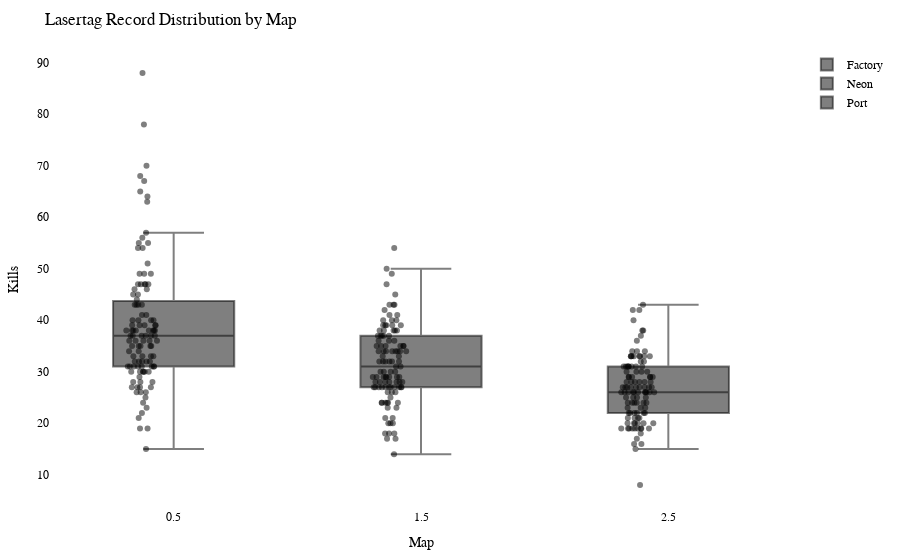

Write notebook code for a chart like this one.
### Code cell
import plotly.graph_objects as go
import plotly.io as pio

df = getRecordsDataframe(minigame="Lasertag")

# Calculate the offset for centering the data points
num_columns = len(df.columns)
offset = 0.5

# Create a Swarm plot using Plotly
fig = go.Figure()

for i, column in enumerate(df.columns):
    x_values = [i + offset] * len(df[column])  # Adjust x-values with offset for horizontal centering
    fig.add_trace(go.Box(x=x_values,
                         y=df[column],
                         name=column,
                         boxpoints='all',
                         pointpos=-0.5,  # Adjust point position to prevent overlapping
                         marker=dict(color='rgba(0,0,0,0.5)', size=6),  # Adjust marker color and size
                         hovertext=df.index,
                         hoverinfo='text+y'))

fig.update_layout(title="Lasertag Record Distribution by Map",
                  xaxis=dict(title="Map"),
                  yaxis=dict(title="Kills"),
                  showlegend=True,
                  font=dict(family="Arial", size=12, color="black"),  # Customize font
                  plot_bgcolor="white",  # Set background color
                  margin=dict(l=50, r=50, t=50, b=50),  # Adjust margins for better layout
                  )

pio.show(fig)

pio.write_html(fig, "out/laser_swarm_plot.html")

### Figure 1 — Plotly figure (JSON) as saved in the notebook; plotly's stock layout.template omitted (floating-point values rounded to 4 significant figures)
{"data": [{"boxpoints": "all", "hoverinfo": "text+y", "hovertext": ["20LeRe10", "2wc", "agowskyy", "Allooy", "Anni808", "Axollotel", "bawskey", "BusinessBent", "ByNetherdude", "byTobi", "cediiiiii_10", "Chander24", "Chrisi20101", "CML_Justin", "crocodile1870", "cxl1lo", "DarkCobweb", "deadfiight", "DerBaumIstDerWeg", "Dokkkkko", "Ex4cted", "Falke23_5", "Feinberg", "ffawks", "Fflopse", "ForceFox", "Freeeedom", "frutigall", "GamemasterNiki", "GeneralEnte06", "Gerrygames", "Gobo9", "GrafikKatze", "Grapfen", "Gummibearchen", "H1ghsay", "h4nnes", "Harold_Sensemann", "HeIsJustAPoorBoy", "HerrDante", "Jan2220", "JennieKim", "jimmi1410", "JOW23", "Joy_8oy", "juvona", "KakaMC", "Kanickelul", "Keenaai", "Kokochampi", "Kokochampo", "Kopfradio", "Krusti", "Kyuudo", "La_meleagro", "LeWi_100", "Lingex", "lizsyy", "LordAlexos", "loukrativ", "Lubottus", "Luis_XYZ", "M0orey_0", "marbrueck", "Martomias", "Mincheeen", "miridis41", "MrNulfred", "Mvsk_", "myshq", "Nexilus", "Ninivee", "officialryzon", "Oronor", "PedroZockt", "Picutar", "PixlNight", "PolizeiDreamy", "Radattel", "Radiokopf", "Raefinzs", "ReichesBrot", "revolverz", "Ritokii", "Sackkerl", "SB387", "ScreamingBlatz", "Sebi1801", "Seemops_8", "Sey__", "Shiewk", "SiLoHB", "Snitcherella", "SpeckyCut", "StaudammAusHolz", "TheBreadHD", "TheFabo", "Tomiokey", "twitchparaskiill", "Txlentierter", "T_Niko_T", "Umgfoin", "WachtelWachtel", "WirdNichtGeladen", "Wissender", "xBaumeisterin", "xX_Dima_ggg_Xx6", "xX_Masha_ggg_Xx9", "yzvm", "_n3d", "_Waldi_"], "marker": {"color": "rgba(0,0,0,0.5)", "size": 6}, "name": "Factory", "pointpos": -0.5, "type": "box", "x": [0.5, 0.5, 0.5, 0.5, 0.5, 0.5, 0.5, 0.5, 0.5, 0.5, 0.5, 0.5, 0.5, 0.5, 0.5, 0.5, 0.5, 0.5, 0.5, 0.5, 0.5, 0.5, 0.5, 0.5, 0.5, 0.5, 0.5, 0.5, 0.5, 0.5, 0.5, 0.5, 0.5, 0.5, 0.5, 0.5, 0.5, 0.5, 0.5, 0.5, 0.5, 0.5, 0.5, 0.5, 0.5, 0.5, 0.5, 0.5, 0.5, 0.5, 0.5, 0.5, 0.5, 0.5, 0.5, 0.5, 0.5, 0.5, 0.5, 0.5, 0.5, 0.5, 0.5, 0.5, 0.5, 0.5, 0.5, 0.5, 0.5, 0.5, 0.5, 0.5, 0.5, 0.5, 0.5, 0.5, 0.5, 0.5, 0.5, 0.5, 0.5, 0.5, 0.5, 0.5, 0.5, 0.5, 0.5, 0.5, 0.5, 0.5, 0.5, 0.5, 0.5, 0.5, 0.5, 0.5, 0.5, 0.5, 0.5, 0.5, 0.5, 0.5, 0.5, 0.5, 0.5, 0.5, 0.5, 0.5, 0.5, 0.5, 0.5], "y": [26, 68, 39, 31, 26, 37, 63, 38, 31, 36, 55, 27, 33, 39, 27, 22, 39, 32, 35, 28, 78, 38, 26, 55, 70, 34, 38, 57, 31, 36, 47, 47, 40, 43, 45, 31, 67, 43, 39, 88, 38, 47, 30, 65, 27, 21, 40, 15, 33, 37, 37, 19, 49, 37, 24, 35, 38, 49, 43, 19, 37, 32, 30, 45, 46, 38, 54, 34, 31, 54, 38, 31, 25, 40, 47, 37, 29, 36, 35, 32, 28, 40, 39, 56, 43, 30, 38, 33, 30, 49, 32, 30, 28, 30, 35, 35, 64, 36, 46, 31, 44, 32, 41, 41, 31, 36, 27, 23, 51, 47, 33]}, {"boxpoints": "all", "hoverinfo": "text+y", "hovertext": ["20LeRe10", "2wc", "agowskyy", "Allooy", "Anni808", "Axollotel", "bawskey", "BusinessBent", "ByNetherdude", "byTobi", "cediiiiii_10", "Chander24", "Chrisi20101", "CML_Justin", "crocodile1870", "cxl1lo", "DarkCobweb", "deadfiight", "DerBaumIstDerWeg", "Dokkkkko", "Ex4cted", "Falke23_5", "Feinberg", "ffawks", "Fflopse", "ForceFox", "Freeeedom", "frutigall", "GamemasterNiki", "GeneralEnte06", "Gerrygames", "Gobo9", "GrafikKatze", "Grapfen", "Gummibearchen", "H1ghsay", "h4nnes", "Harold_Sensemann", "HeIsJustAPoorBoy", "HerrDante", "Jan2220", "JennieKim", "jimmi1410", "JOW23", "Joy_8oy", "juvona", "KakaMC", "Kanickelul", "Keenaai", "Kokochampi", "Kokochampo", "Kopfradio", "Krusti", "Kyuudo", "La_meleagro", "LeWi_100", "Lingex", "lizsyy", "LordAlexos", "loukrativ", "Lubottus", "Luis_XYZ", "M0orey_0", "marbrueck", "Martomias", "Mincheeen", "miridis41", "MrNulfred", "Mvsk_", "myshq", "Nexilus", "Ninivee", "officialryzon", "Oronor", "PedroZockt", "Picutar", "PixlNight", "PolizeiDreamy", "Radattel", "Radiokopf", "Raefinzs", "ReichesBrot", "revolverz", "Ritokii", "Sackkerl", "SB387", "ScreamingBlatz", "Sebi1801", "Seemops_8", "Sey__", "Shiewk", "SiLoHB", "Snitcherella", "SpeckyCut", "StaudammAusHolz", "TheBreadHD", "TheFabo", "Tomiokey", "twitchparaskiill", "Txlentierter", "T_Niko_T", "Umgfoin", "WachtelWachtel", "WirdNichtGeladen", "Wissender", "xBaumeisterin", "xX_Dima_ggg_Xx6", "xX_Masha_ggg_Xx9", "yzvm", "_n3d", "_Waldi_"], "marker": {"color": "rgba(0,0,0,0.5)", "size": 6}, "name": "Neon", "pointpos": -0.5, "type": "box", "x": [1.5, 1.5, 1.5, 1.5, 1.5, 1.5, 1.5, 1.5, 1.5, 1.5, 1.5, 1.5, 1.5, 1.5, 1.5, 1.5, 1.5, 1.5, 1.5, 1.5, 1.5, 1.5, 1.5, 1.5, 1.5, 1.5, 1.5, 1.5, 1.5, 1.5, 1.5, 1.5, 1.5, 1.5, 1.5, 1.5, 1.5, 1.5, 1.5, 1.5, 1.5, 1.5, 1.5, 1.5, 1.5, 1.5, 1.5, 1.5, 1.5, 1.5, 1.5, 1.5, 1.5, 1.5, 1.5, 1.5, 1.5, 1.5, 1.5, 1.5, 1.5, 1.5, 1.5, 1.5, 1.5, 1.5, 1.5, 1.5, 1.5, 1.5, 1.5, 1.5, 1.5, 1.5, 1.5, 1.5, 1.5, 1.5, 1.5, 1.5, 1.5, 1.5, 1.5, 1.5, 1.5, 1.5, 1.5, 1.5, 1.5, 1.5, 1.5, 1.5, 1.5, 1.5, 1.5, 1.5, 1.5, 1.5, 1.5, 1.5, 1.5, 1.5, 1.5, 1.5, 1.5, 1.5, 1.5, 1.5, 1.5, 1.5, 1.5], "y": [20, 38, 34, 30, 27, 35, 32, 28, 29, 26, 41, 17, 29, 38, 27, 17, 39, 28, 38, 18, 39, 34, 21, 49, 45, 20, 36, 36, 28, 27, 39, 43, 34, 40, 35, 28, 34, 29, 37, 50, 31, 28, 23, 43, 25, 18, 37, 24, 29, 21, 34, 18, 35, 27, 20, 32, 30, 36, 32, 14, 39, 23, 27, 32, 28, 41, 35, 28, 40, 38, 27, 29, null, 40, 43, 32, 27, 29, 27, 27, 29, 35, 47, 34, 31, 24, 38, 32, 30, 27, 26, 24, 27, 24, 34, 35, 54, 37, 39, null, 26, 30, 37, 33, 34, 24, 29, 24, 42, 37, 33]}, {"boxpoints": "all", "hoverinfo": "text+y", "hovertext": ["20LeRe10", "2wc", "agowskyy", "Allooy", "Anni808", "Axollotel", "bawskey", "BusinessBent", "ByNetherdude", "byTobi", "cediiiiii_10", "Chander24", "Chrisi20101", "CML_Justin", "crocodile1870", "cxl1lo", "DarkCobweb", "deadfiight", "DerBaumIstDerWeg", "Dokkkkko", "Ex4cted", "Falke23_5", "Feinberg", "ffawks", "Fflopse", "ForceFox", "Freeeedom", "frutigall", "GamemasterNiki", "GeneralEnte06", "Gerrygames", "Gobo9", "GrafikKatze", "Grapfen", "Gummibearchen", "H1ghsay", "h4nnes", "Harold_Sensemann", "HeIsJustAPoorBoy", "HerrDante", "Jan2220", "JennieKim", "jimmi1410", "JOW23", "Joy_8oy", "juvona", "KakaMC", "Kanickelul", "Keenaai", "Kokochampi", "Kokochampo", "Kopfradio", "Krusti", "Kyuudo", "La_meleagro", "LeWi_100", "Lingex", "lizsyy", "LordAlexos", "loukrativ", "Lubottus", "Luis_XYZ", "M0orey_0", "marbrueck", "Martomias", "Mincheeen", "miridis41", "MrNulfred", "Mvsk_", "myshq", "Nexilus", "Ninivee", "officialryzon", "Oronor", "PedroZockt", "Picutar", "PixlNight", "PolizeiDreamy", "Radattel", "Radiokopf", "Raefinzs", "ReichesBrot", "revolverz", "Ritokii", "Sackkerl", "SB387", "ScreamingBlatz", "Sebi1801", "Seemops_8", "Sey__", "Shiewk", "SiLoHB", "Snitcherella", "SpeckyCut", "StaudammAusHolz", "TheBreadHD", "TheFabo", "Tomiokey", "twitchparaskiill", "Txlentierter", "T_Niko_T", "Umgfoin", "WachtelWachtel", "WirdNichtGeladen", "Wissender", "xBaumeisterin", "xX_Dima_ggg_Xx6", "xX_Masha_ggg_Xx9", "yzvm", "_n3d", "_Waldi_"], "marker": {"color": "rgba(0,0,0,0.5)", "size": 6}, "name": "Port", "pointpos": -0.5, "type": "box", "x": [2.5, 2.5, 2.5, 2.5, 2.5, 2.5, 2.5, 2.5, 2.5, 2.5, 2.5, 2.5, 2.5, 2.5, 2.5, 2.5, 2.5, 2.5, 2.5, 2.5, 2.5, 2.5, 2.5, 2.5, 2.5, 2.5, 2.5, 2.5, 2.5, 2.5, 2.5, 2.5, 2.5, 2.5, 2.5, 2.5, 2.5, 2.5, 2.5, 2.5, 2.5, 2.5, 2.5, 2.5, 2.5, 2.5, 2.5, 2.5, 2.5, 2.5, 2.5, 2.5, 2.5, 2.5, 2.5, 2.5, 2.5, 2.5, 2.5, 2.5, 2.5, 2.5, 2.5, 2.5, 2.5, 2.5, 2.5, 2.5, 2.5, 2.5, 2.5, 2.5, 2.5, 2.5, 2.5, 2.5, 2.5, 2.5, 2.5, 2.5, 2.5, 2.5, 2.5, 2.5, 2.5, 2.5, 2.5, 2.5, 2.5, 2.5, 2.5, 2.5, 2.5, 2.5, 2.5, 2.5, 2.5, 2.5, 2.5, 2.5, 2.5, 2.5, 2.5, 2.5, 2.5, 2.5, 2.5, 2.5, 2.5, 2.5, 2.5], "y": [19, 27, 24, 20, 20, 25, 30, 26, 19, 20, 33, 19, 29, 33, 25, 18, 28, 24, 28, 15, 33, 25, 24, 31, 43, 19, 34, 38, 27, 26, 29, 37, 27, 38, 31, 27, 33, 28, 33, 40, 27, 23, 27, 42, 33, 20, 26, null, 22, 17, 24, 16, 26, 22, 8, 31, 30, 33, 30, 16, 32, 22, 27, 26, 31, 36, 22, 26, 19, 34, 29, 24, 29, 31, 42, 26, 21, 23, 19, 28, 27, 31, 33, 22, 29, 25, 28, null, 20, 32, 26, 26, 20, 21, 21, 24, 31, 26, 27, 19, 22, 30, 29, 26, 28, 19, 23, 19, 31, 34, 21]}], "layout": {"font": {"color": "black", "family": "Arial", "size": 12}, "margin": {"b": 50, "l": 50, "r": 50, "t": 50}, "plot_bgcolor": "white", "showlegend": true, "title": {"text": "Lasertag Record Distribution by Map"}, "xaxis": {"title": {"text": "Map"}}, "yaxis": {"title": {"text": "Kills"}}}}
